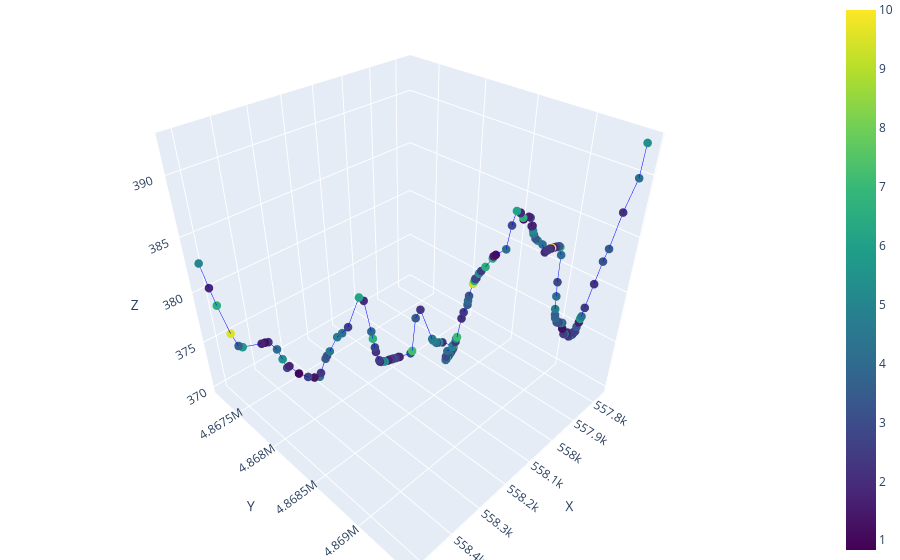

The cell this chart's notebook holds for it:
### Code cell
random_d = generate_diameter_dist(network.nodes, mode = 'log')
plot_3D_network(random_d, network.edges, node_color= "d")
